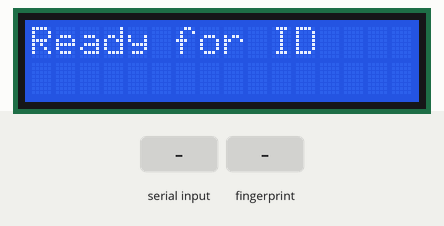
A sketch run on a simulated ESP32. Shown: 16×2 character LCD. The test bench sets the inputs (shaded band). WiFi joins after 1.5 s; servers stay silent unless stated; uploads are accepted with an empty reply; what the sketch prints to the serial monitor is not drawn.

Above: at 3.9 s.
4.0 s: "90,45\n" received over Serial
At 6.2 s:
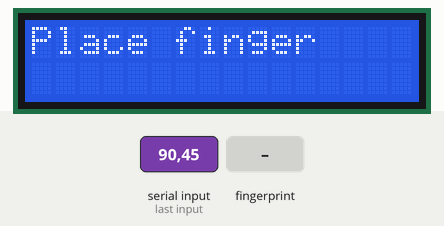
6.5 s: finger stored as number 1 placed on the sensor
At 8.2 s:
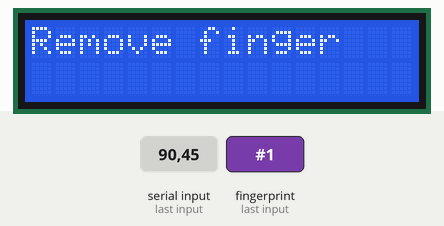
9.5 s: finger stored as number 1 placed on the sensor
At 10.7 s:
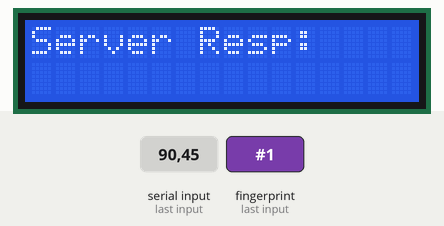
Timing chart, 0 to 12.5 s (numbered marks = the images above; inputs shaded):
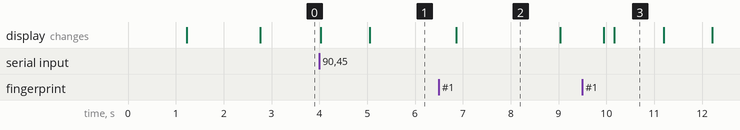

The sketch:

enroll_fingerprint_https.ino
```cpp
#include <Adafruit_Fingerprint.h>
#include <WiFi.h>
#include <HTTPClient.h>
#include <Wire.h>
#include <LiquidCrystal_I2C.h>

// Set the RX and TX pins for the fingerprint sensor
#define RX_PIN 16
#define TX_PIN 17

// Wi-Fi credentials
const char* ssid = "TP-Link_C090";
const char* password = "30888630";

// Server endpoint (PHP script URL)
const char* serverUrl = "http://192.168.201.145/update_fingerprint.php";

// Initialize HardwareSerial on UART2
HardwareSerial mySerial(2);
Adafruit_Fingerprint finger = Adafruit_Fingerprint(&mySerial);

// Initialize the LCD (assuming 16x2 and I2C address 0x27)
LiquidCrystal_I2C lcd(0x27, 16, 2);

void setup() {
  Serial.begin(115200);
  mySerial.begin(57600, SERIAL_8N1, RX_PIN, TX_PIN); // Initialize fingerprint sensor

  // Initialize LCD
  lcd.init();
  lcd.backlight();

  lcd.clear();
  lcd.setCursor(0,0);
  lcd.print("Initializing...");

  delay(100);

  Serial.println("\n\nAdafruit Fingerprint Sensor Enrollment");

  finger.begin(57600);
  delay(5);

  if (finger.verifyPassword()) {
    Serial.println("Fingerprint sensor detected!");
    lcd.clear();
    lcd.setCursor(0,0);
    lcd.print("Sensor detected!");
  } else {
    Serial.println("Fingerprint sensor not detected :(");
    lcd.clear();
    lcd.setCursor(0,0);
    lcd.print("No Sensor Found!");
    while (1) { delay(1); }
  }

  // Connect to Wi-Fi
  connectToWiFi();

  Serial.println("Ready to enroll fingerprints.");
  Serial.println("Type an ID (1-1000) and press Enter.");

  lcd.clear();
  lcd.setCursor(0,0);
  lcd.print("Ready for ID");
}

void loop() {
  if (Serial.available() > 0) {

    lcd.clear();
    lcd.setCursor(0,0);
    lcd.print("Ready for ID");

    int id = Serial.parseInt();
    if (id < 1 || id > 1000) {
      Serial.println("Invalid ID. Enter 1-1000.");
      lcd.clear();
      lcd.setCursor(0,0);
      lcd.print("Invalid ID!");
      return;
    }
    enrollFingerprint(id);
  }
}

// Function to enroll a new fingerprint
void enrollFingerprint(int id) {
  Serial.print("Enrolling ID #"); Serial.println(id);
  lcd.clear();
  lcd.setCursor(0,0);
  lcd.print("Enrolling ID:");
  lcd.setCursor(0,1);
  lcd.print(id);

  delay(1000);

  int p = -1;
  Serial.println("Place your finger...");
  lcd.clear();
  lcd.setCursor(0,0);
  lcd.print("Place finger");

  while (p != FINGERPRINT_OK) {
    p = finger.getImage();
    if (p == FINGERPRINT_NOFINGER) {
      // Just wait
    } else if (p == FINGERPRINT_PACKETRECIEVEERR) {
      Serial.println("Communication error");
      lcd.clear();
      lcd.setCursor(0,0);
      lcd.print("Comm Error");
    } else if (p == FINGERPRINT_IMAGEFAIL) {
      Serial.println("Imaging error");
      lcd.clear();
      lcd.setCursor(0,0);
      lcd.print("Imaging Error");
    } else if (p != FINGERPRINT_OK && p != FINGERPRINT_NOFINGER) {
      Serial.println("Unknown error");
      lcd.clear();
      lcd.setCursor(0,0);
      lcd.print("Unknown Error");
    }
    delay(100);
  }

  p = finger.image2Tz(1);
  if (p != FINGERPRINT_OK) {
    Serial.println("Error converting image");
    lcd.clear();
    lcd.setCursor(0,0);
    lcd.print("Convert Err");
    return;
  }

  Serial.println("Remove finger");
  lcd.clear();
  lcd.setCursor(0,0);
  lcd.print("Remove finger");
  delay(2000);

  p = 0;
  while (p != FINGERPRINT_NOFINGER) {
    p = finger.getImage();
    delay(100);
  }

  Serial.println("Place the same finger again...");
  lcd.clear();
  lcd.setCursor(0,0);
  lcd.print("Again Finger");

  p = -1;
  while (p != FINGERPRINT_OK) {
    p = finger.getImage();
    if (p == FINGERPRINT_NOFINGER) {
      // waiting
    } else if (p == FINGERPRINT_PACKETRECIEVEERR) {
      Serial.println("Communication error");
      lcd.clear();
      lcd.setCursor(0,0);
      lcd.print("Comm Error");
    } else if (p == FINGERPRINT_IMAGEFAIL) {
      Serial.println("Imaging error");
      lcd.clear();
      lcd.setCursor(0,0);
      lcd.print("Imaging Error");
    } else if (p != FINGERPRINT_OK && p != FINGERPRINT_NOFINGER) {
      Serial.println("Unknown error");
      lcd.clear();
      lcd.setCursor(0,0);
      lcd.print("Unknown Error");
    }
    delay(100);
  }

  p = finger.image2Tz(2);
  if (p != FINGERPRINT_OK) {
    Serial.println("Error converting image");
    lcd.clear();
    lcd.setCursor(0,0);
    lcd.print("Convert Err");
    return;
  }

  Serial.print("Creating model for ID #"); Serial.println(id);
  lcd.clear();
  lcd.setCursor(0,0);
  lcd.print("Matching Prints");

  p = finger.createModel();
  if (p == FINGERPRINT_OK) {
    Serial.println("Prints matched!");
    lcd.clear();
    lcd.setCursor(0,0);
    lcd.print("Prints Matched!");
  } else if (p == FINGERPRINT_PACKETRECIEVEERR) {
    Serial.println("Communication error");
    lcd.clear();
    lcd.setCursor(0,0);
    lcd.print("Comm Error");
    return;
  } else if (p == FINGERPRINT_ENROLLMISMATCH) {
    Serial.println("Fingerprints did not match");
    lcd.clear();
    lcd.setCursor(0,0);
    lcd.print("No Match");
    return;
  } else {
    Serial.println("Unknown error");
    lcd.clear();
    lcd.setCursor(0,0);
    lcd.print("Unknown Error");
    return;
  }

  Serial.print("Storing model for ID "); Serial.println(id);
  lcd.clear();
  lcd.setCursor(0,0);
  lcd.print("Storing Model");

  p = finger.storeModel(id);
  if (p == FINGERPRINT_OK) {
    Serial.println("Fingerprint enrolled successfully!");
    lcd.clear();
    lcd.setCursor(0,0);
    lcd.print("Enroll Success!");
    // Send data to server after successful enrollment
    sendFingerprintDataToServer(id);
  } else if (p == FINGERPRINT_PACKETRECIEVEERR) {
    Serial.println("Communication error");
    lcd.clear();
    lcd.setCursor(0,0);
    lcd.print("Comm Error");
  } else if (p == FINGERPRINT_BADLOCATION) {
    Serial.println("Could not store at this location");
    lcd.clear();
    lcd.setCursor(0,0);
    lcd.print("Bad Location");
  } else if (p == FINGERPRINT_FLASHERR) {
    Serial.println("Error writing to flash memory");
    lcd.clear();
    lcd.setCursor(0,0);
    lcd.print("Flash Error");
  } else {
    Serial.println("Unknown error");
    lcd.clear();
    lcd.setCursor(0,0);
    lcd.print("Unknown Error");
  }
}

// Connect to WiFi network
void connectToWiFi() {
  Serial.print("Connecting to ");
  Serial.println(ssid);

  lcd.clear();
  lcd.setCursor(0,0);
  lcd.print("Connecting WiFi");

  WiFi.begin(ssid, password);
  while (WiFi.status() != WL_CONNECTED) {
    delay(500);
    Serial.print(".");
    // Optional: show some animation or dots on LCD, but might just leave as is
  }

  Serial.println("");
  Serial.println("WiFi connected");
  Serial.print("IP address: ");
  Serial.println(WiFi.localIP());

  lcd.clear();
  lcd.setCursor(0,0);
  lcd.print("WiFi Connected");
  lcd.setCursor(0,1);
  lcd.print(WiFi.localIP().toString());
}

// Send fingerprint data to server
void sendFingerprintDataToServer(int sr_no) {
  if (WiFi.status() == WL_CONNECTED) {
    HTTPClient http;
    http.begin(serverUrl);

    http.addHeader("Content-Type", "application/x-www-form-urlencoded");
    String postData = "sr_no=" + String(sr_no);

    // Send POST request
    int httpCode = http.POST(postData);

    if (httpCode > 0) {
      String payload = http.getString();
      Serial.println("Server Response:");
      Serial.println(payload);

      lcd.clear();
      lcd.setCursor(0,0);
      lcd.print("Server Resp:");
      lcd.setCursor(0,1);
      // If payload fits in 16 chars, print it directly, else truncate
      if (payload.length() > 16) {
        lcd.print(payload.substring(0,16));
      } else {
        lcd.print(payload);
      }

      delay(1000);

    } else {
      Serial.print("Error on sending POST: ");
      Serial.println(httpCode);
      lcd.clear();
      lcd.setCursor(0,0);
      lcd.print("POST Error");
    }

    http.end();
  } else {
    Serial.println("Not connected to WiFi, cannot send data.");
    lcd.clear();
    lcd.setCursor(0,0);
    lcd.print("No WiFi");
  }
}
```

Measured:
- after the input at 4.0 s, the display: first changes at once (image 1 shows a later state)
- after the input at 6.5 s, the display: changes after 0.36 s (image 2)
- after the input at 9.5 s, the display: first changes after 0.45 s (image 3 shows a later state)
- what the display in image 2 shows lasts 2.1 s, from 6.9 s to 9.0 s
- what the display in image 3 shows lasts 1.0 s, from 10.2 s to 11.2 s
